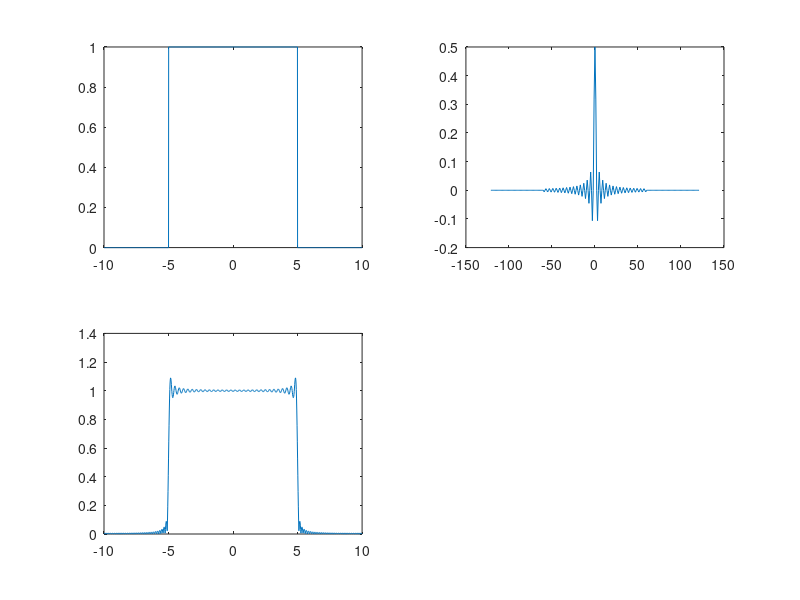

Write MATLAB code to recreate this figure.
% close all;
clear all;
ws=20;
wc=5;
T=2*pi/ws;
N=121;

samp=1001;

w=-ws/2:0.01:ws/2;
n=-N:N;

Hone=@(w) ( 1*(abs(w))<wc).*(w<=ws/2 & w>=-ws/2);
H=@(w) Hone(w-(round(w/ws))*ws);

h=@(n) sinc(wc/pi*n*T)*T*wc/pi;

%rectangular window
winRect=@(n) (n<=(N-1)/2 & n>=-(N-1)/2)*1+0;

%von-hann and Hamming window
alpha=0.56;
winVon=@(n)   alpha+(1-alpha)*cos(2*pi*n/(N-1));

%blackman windows
winBlack=@(n)  0.42+0.5*cos(2*pi*n/(N-1))+0.08*cos(4*pi*n/(N-1));

ht=@(n) h(n).*winRect(n);

Hw=zeros(1,samp);  

for i=1:samp
    x=i-(samp+1)/2;
    for k=-(N-1)/2:(N-1)/2
        Hw(i)=Hw(i)+ht(k)*exp(-1j*(x/samp*ws)*k*T);
    end
end
 
subplot(2,2,1)
plot(w,H(w))

subplot(2,2,2)
plot(n,ht(n));

subplot(2,2,3)
plot(((1:samp)-(1+samp)/2)/(samp-1)*ws,(abs(Hw)))

% x=ceil(wc/ws*samp);
% mag2db(max(abs(out((samp+1)/2:x))-1))


